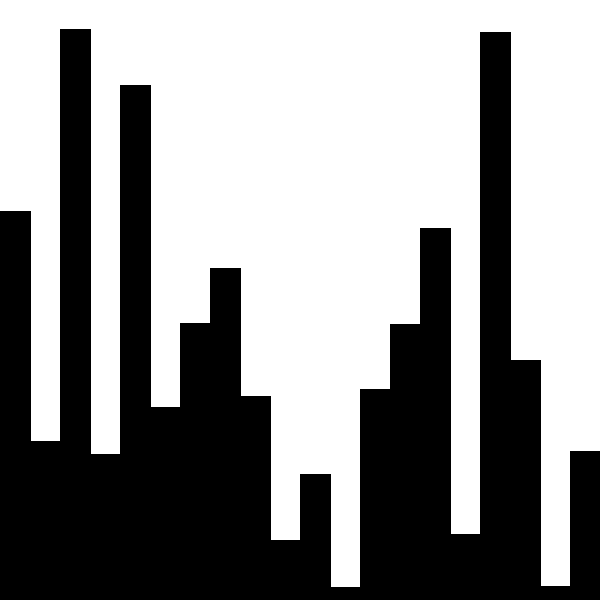
Frame 1 (no input)
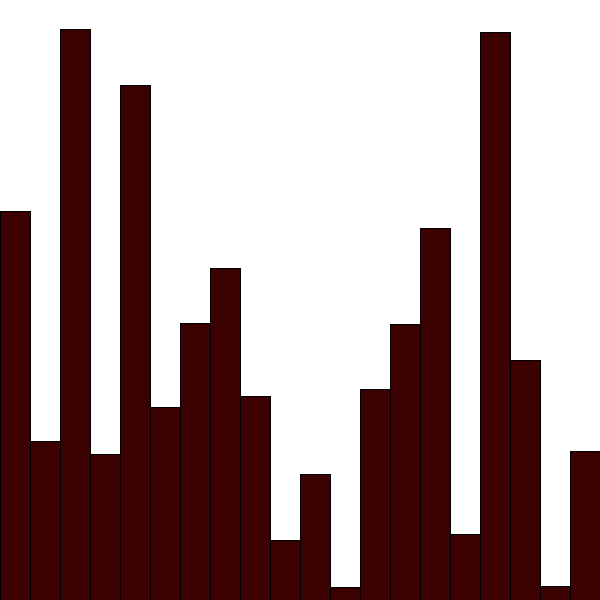
Frame 60 (the mouse pressed at the canvas centre just before this capture)
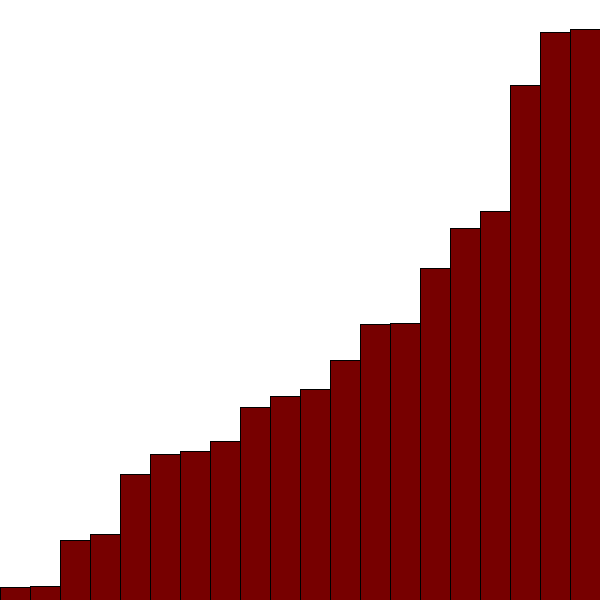
Frame 120 (the mouse held since frame 60 and released just before this capture)

The Processing sketch that drew these frames (run headless with seeded random() and noise(); from frame 60 on, the mouse is pressed at the canvas centre):

// Processing sketch: SDP_004
// ── SDP_004.pde
int[] nums = new int[20];
color fade = 0;
int fadeMove = 1;
int remove = 0;
int keyR = 0;
int reset = 1;

void setup() {
  size(600,600);
  background(255);
  frameRate(120);
  for (int i = 0; i < nums.length; i++) {
    nums[i] = int(random(5,600));
  }

}

void draw() {
  background(255);
  
  fill(fade,0,0);
  for (int i = 0; i < nums.length; i++) {
    rect(i*width/20,height-nums[i] + remove,width/20,nums[i]);
  }
  
  if (fade == 0) {
    fadeMove = 1;
  } else if (fade == 255) {
    fadeMove = -1;
  }
  if (fadeMove == 1) {
    fade += 1;
  } else if (fadeMove == -1) {
    fade -= 1;
  }
  if (keyR == 1) {
      remove++;
  }
  if (remove == nums[19]) {
    keyR = 0;
    reset = 0;
  }
  
}

void insertionSort(int[] a) {
  for (int i = 1; i < a.length; i++) {
    int j = i;

    while (j > 0 && a[j-1] > a[j]) {
      int tmp = a[j];
      a[j] = a[j-1];
      a[j-1] = tmp;
      j--;
    }
  }
}

void mousePressed() {
  if (reset == 1) {
    insertionSort(nums);
  } else if (reset == 0) {
    for (int i = 0; i < nums.length; i++) {
    nums[i] = int(random(5,600));
    }
    remove = 0;
    reset = 1;
  }  
}

void keyPressed() {
  if (key == 'r') {
    keyR = 1;
  }
}
